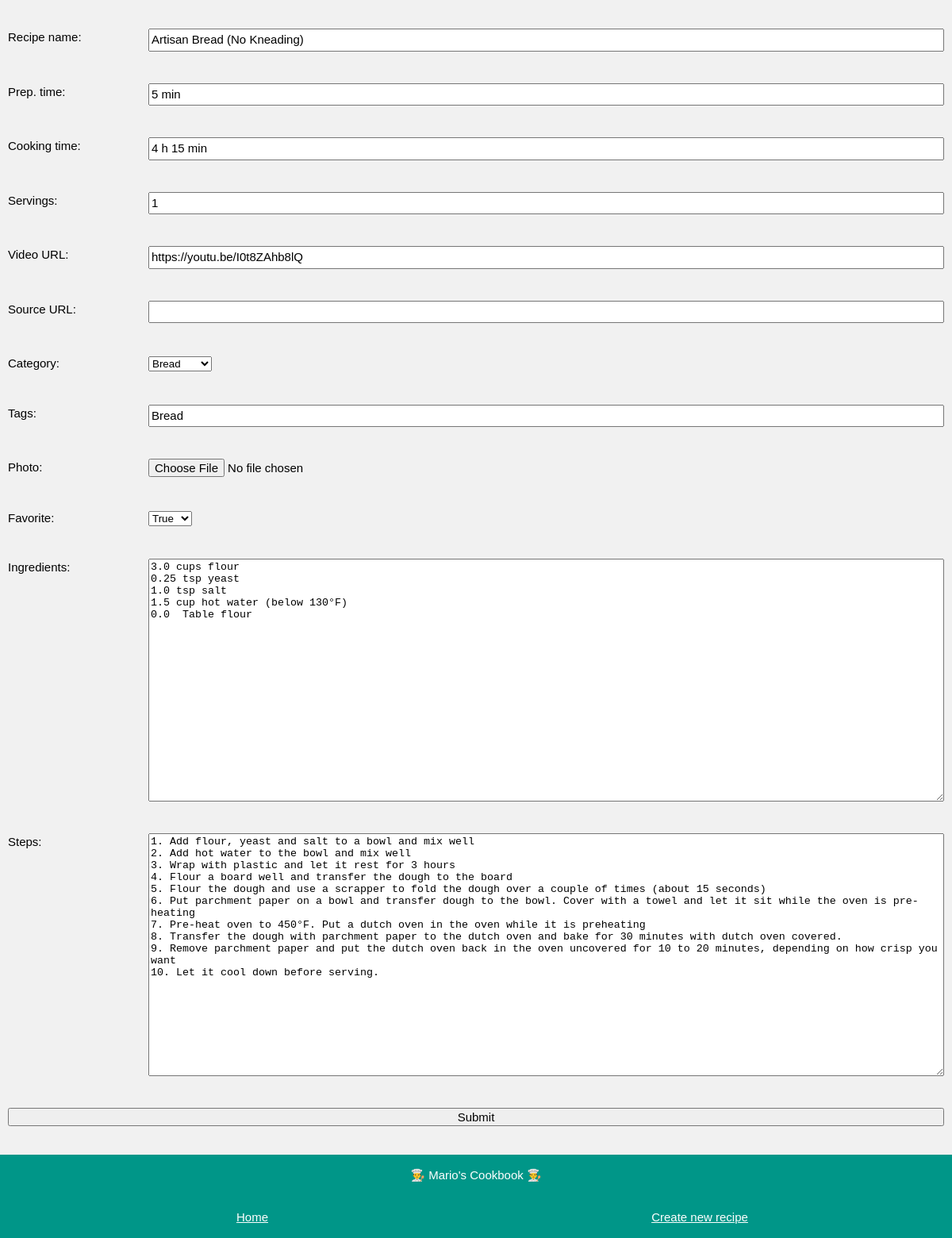
The page /edit/Artisan Bread (No Kneading) on the database its author committed.
### app_config.py (models this page shows, shortened)
class Recipe(db.Model):
    name = db.Column(db.String, nullable=False, unique=True, primary_key=True)
    prepTime = db.Column(db.String, nullable=False)
    cookingTime = db.Column(db.String, nullable=False)
    servings = db.Column(db.Integer, nullable=False)
    videoURL = db.Column(db.String, nullable=False)
    sourceURL = db.Column(db.String, nullable=False)
    steps = db.Column(db.Text, nullable=False)
    photo = db.Column(db.String, nullable=False)
    favorite = db.Column(db.Boolean, default=False)
    category = db.Column(db.String, nullable=False)
    tags = db.Column(db.String, nullable=False)
    ingredients = db.relationship('Ingredient', backref='recipe', lazy=True)

class Ingredient(db.Model):
    id = db.Column(db.Integer, primary_key=True)
    name = db.Column(db.String, nullable=False)
    amount = db.Column(db.Float, default=0)
    unit = db.Column(db.String, default='')
    recipe_name = db.Column(db.String, db.ForeignKey('recipe.name'), nullable=False)

### app_edit.py (the view, shortened to what this page needs)
@app.route('/edit/<name>', methods=['POST', 'GET'])
def edit(name):
    if request.method == 'GET':
        recipe = Recipe.query.get(name)
        amounts = []
        for ingredient in recipe.ingredients:
            amount = ingredient.amount
            amounts.append(amount)
        n_amounts = range(len(amounts))
        return render_template('edit.html', recipe=recipe, amounts=amounts,
                               n_amounts=n_amounts, new=False, categories = known_categories)

### templates/edit.html (shortened to what this page needs)
<!DOCTYPE html>
<html>
<head>
    <link rel="stylesheet" href="../static/css/edit.css">
    <link rel='stylesheet' href='../static/css/fonts.css'>
</head>
<body class="background-color">
    <div class="page-container">
        {% if new == False %}
        <form action="/edit/{{recipe.name}}" method="POST" enctype="multipart/form-data">
        {% else %}
        <form action="/new/" method="POST" enctype="multipart/form-data">
        {% endif %}
            <div class="form-item">
                <label for="name">Recipe name: </label>
                {% if new == False %}
                <input type="text" id="name" name="name" value="{{recipe.name}}">
                {% else %}
                <input type="text" id="name" name="name">
                {% endif %}
            </div>
            <div class="form-item">
                <label for="prepTime">Prep. time: </label>
                {% if new == False %}
                <input type="text" id="prepTime" name="prepTime" value="{{recipe.prepTime}}">
                {% else %}
                <input type="text" id="prepTime" name="prepTime">
                {% endif %}
            </div>
            <div class="form-item">
                <label for="cookingTime">Cooking time: </label>
                {% if new == False %}
                <input type="text" id="cookingTime" name="cookingTime" value="{{recipe.cookingTime}}">
                {% else %}
                <input type="text" id="cookingTime" name="cookingTime">
                {% endif %}
            </div>
            <div class="form-item">
                <label for="servings">Servings: </label>
                {% if new == False %}
                <input type="number" step="1" id="servings" name="servings" value="{{recipe.servings}}">
                {% else %}
                <input type="number" step="1" id="servings" name="servings">
                {% endif %}
            </div>
            <div class="form-item">
                <label for="videoURL">Video URL: </label>
                {% if new == False %}
                <input type="text" id="videoURL" name="videoURL" value="{{recipe.videoURL}}">
                {% else %}
                <input type="text" id="videoURL" name="videoURL">
                {% endif %}
            </div>
            <div class="form-item">
                <label for="sourceURL">Source URL: </label>
                {% if new == False %}
                <input type="text" id="sourceURL" name="sourceURL" value="{{recipe.sourceURL}}">
                {% else %}
                <input type="text" id="sourceURL" name="sourceURL">
                {% endif %}
            </div>
            <div class="form-item">
                <label for="category">Category: </label>
                <div class="custom-select" style="width:200px;">
                    {% if new == False %}
                    <select id="category" name="category">
                        {% for c in categories%}
                            <option value="{{c}}" {%if recipe.category == c %} selected {% endif %}> {{c}} </option>
                        {% endfor %}
                    </select>
                    {% else %}
                    <select id="category" name="category">
                        {% for c in categories%}
                            <option value="{{c}}" > {{c}} </option>
                        {% endfor %}
                    </select>
                    {% endif %}
                </div>
            </div>
            <div class="form-item">
                <label for="tags">Tags: </label>
                {% if new == False %}
                <input type="text" id="tags" name="tags" value="{{recipe.tags}}">
                {% else %}
                <input type="text" id="tags" name="tags">
                {% endif %}
            </div>
            <div class="form-item">
                <label for="photo">Photo: </label>
                <input type="file" id="file" name="file">
            </div>
            <div class="form-item">
                <label for="favorite">Favorite: </label>
                <div class="custom-select" style="width:200px;">
                    <select id="favorite" name="favorite">
                        {% if new == False %}
                        {% if recipe.favorite == False %}
                        <option value="0" selected>False</option>
                        <option value="1">True</option>
                        {% else %}
                        <option value="1" selected>True</option>
                        {% endif %}
                        {% else %}
                        <option value="0">False</option>
                        <option value="1">True</option>
                        {% endif %}
                    </select>
                </div>
            </div>
            <div class="form-item">
                <label for="ingredients">Ingredients: </label>
                {% if new == False %}
                <textarea id="ingredients" name="ingredients" rows="20" cols="50">
{% for i in n_amounts %}{{ amounts[i] }} {{ recipe.ingredients[i].unit }} {{ recipe.ingredients[i].name }}
{% endfor %}</textarea>
                {% else %}
                <textarea id="ingredients" name="ingredients" rows="20" cols="50"></textarea>
                {% endif %}
            </div>
            <div class="form-item">
                <label for="steps">Steps: </label>
                {% if new == False %}
                <textarea id="steps" name="steps" rows="20" cols="50">{{recipe.steps}}</textarea>
                {% else %}
                <textarea id="steps" name="steps" rows="20" cols="50"></textarea>
                {% endif %}
            </div>
            <div class="form-item-submit">
                <input type="submit" value="Submit">
            </div>
        </form>
    </div>
    <footer class="footer">
        <p class='footer-item'>👨‍🍳 Mario's Cookbook 👨‍🍳</p>
        <div class='footer-grid'>
            <div class='footer-item'><a href="/"> Home</a></div>
            <div class='footer-item'><a href="/new"> Create new recipe</a></div>
        </div>
    </footer>
</body>
</html>

### static/css/edit.css (style rules this page uses)
body { --themeColor: #009688; --grey:#757575; }
.background-color { color:#000!important;background-color:#f1f1f1!important }
.page-container { margin-left:auto;margin-right:auto;margin-top:16px!important;max-width:1400px; }
.form-item { display: grid; grid-template-columns: 15% 85%; padding:20px 10px }
.form-item-submit { display: grid; grid-template-columns: 100%; padding:20px 10px }
input { font:inherit;margin:0 }
.footer { padding:0.01em 16px; color:#fff!important;background-color:var(--themeColor)!important; text-align:center; display:inline-block;width:100%; margin-top:16px!important }
.footer-grid { display: grid; grid-template-columns: 50% 50%; padding:1em 20px; }
.footer-item { color:#fff }
p { color:#3d3d3d; }
html,body,h1,h2,h3,h4,h5,h6 { font-family: "Roboto", sans-serif }
a { color: inherit; background-color:transparent }
html { box-sizing:border-box }
*,*:before,*:after { box-sizing:inherit }
html { -ms-text-size-adjust:100%;-webkit-text-size-adjust:100% }
body { margin:0 }
html,body { font-family:Verdana,sans-serif;font-size:15px;line-height:1.5 }
html { overflow-x:hidden }

### rows shown on the page
Recipe: name "Artisan Bread (No Kneading)", prepTime "5 min", cookingTime "4 h 15 min", servings "1", videoURL "https://youtu.be/I0t8ZAhb8lQ", category "Bread", tags "Bread", favorite "True", steps "1. Add flour, yeast and salt to a bowl and mix well 2. Add hot water to the bowl and mix well 3. Wrap with plastic and let it rest for 3 hours 4. Flour a board well and transfer the dough to the board 5. Flour the dough and use a scrapper to fold the dough over a couple of times (about 15 seconds) 6. Put parchment paper on a bowl and transfer dough to the bowl. Cover with a towel and let it sit while the oven is pre-heating 7. Pre-heat oven to 450°F. Put a dutch oven in the oven while it is preheating 8. Transfer the dough with parchment paper to the dutch oven and bake for 30 minutes with dutch oven covered. 9. Remove parchment paper and put the dutch oven back in the oven uncovered for 10…"
Ingredient: ingredients "3.0 cups flour 0.25 tsp yeast 1.0 tsp salt 1.5 cup hot water (below 130°F) 0.0 Table flour"
